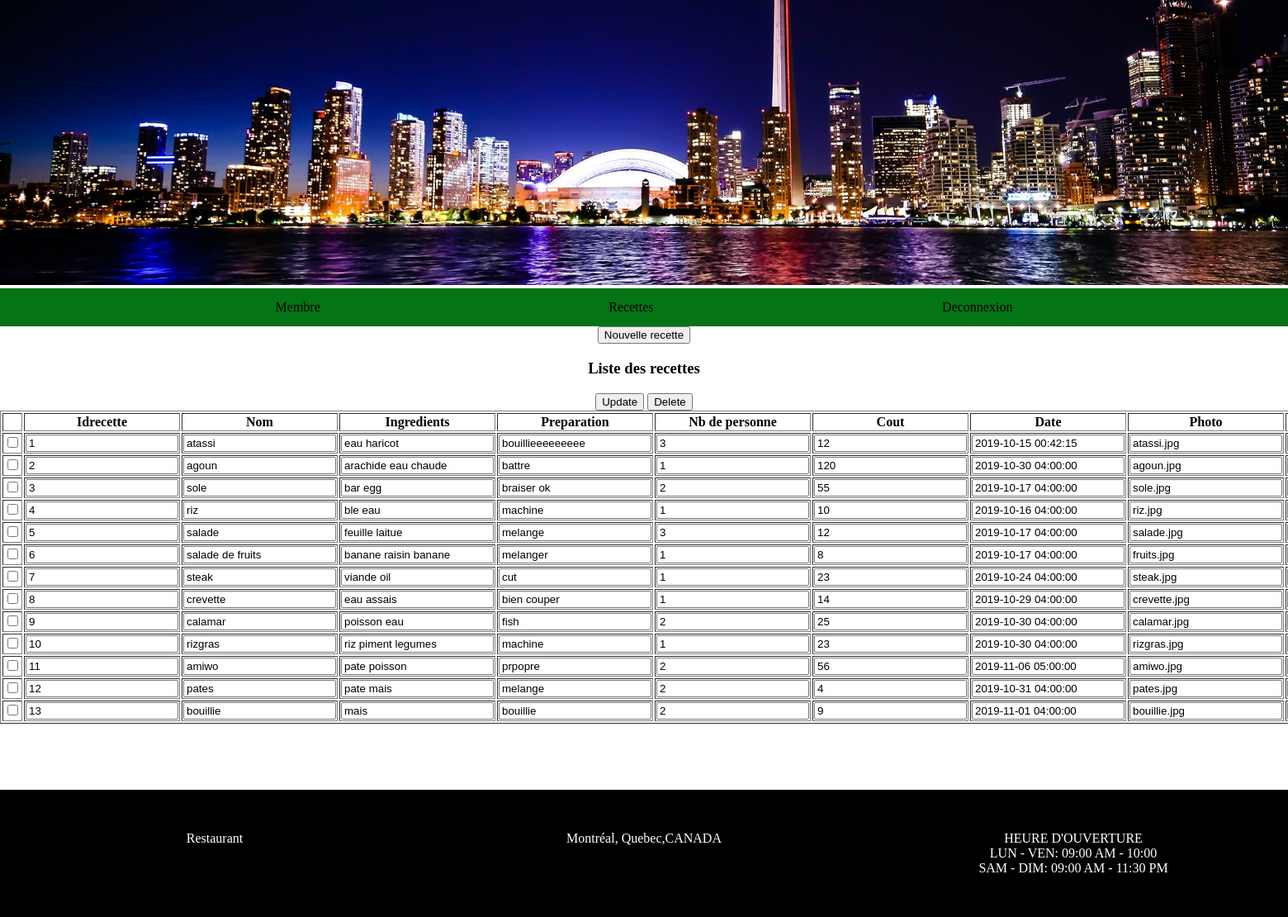
The page /admin.php?lien=recetteadmin (signed in) on the database its author committed.
### tables this page shows
CREATE TABLE `recette` (
  `idrecette` int(11) NOT NULL,
  `nom` varchar(100) NOT NULL,
  `ingredient` varchar(500) NOT NULL,
  `preparation` varchar(500) NOT NULL,
  `nombrepersonne` int(10) NOT NULL,
  `cout` decimal(10,0) NOT NULL,
  `dateinscrite` timestamp NOT NULL DEFAULT CURRENT_TIMESTAMP ON UPDATE CURRENT_TIMESTAMP,
  `photo` varchar(100) NOT NULL,
  `idmembre` varchar(20) NOT NULL
);

### recetteadmin.php (the view, shortened to what this page needs)
<?php
include("connect.php");
echo "<form method='post'>";
echo"<a href='admin.php?lien=insrecette'><input type='button' name='ins' value='Nouvelle recette'></input></a>";
$reqlisteclient=mysqli_query($connect,"select * from recette ") or die("Erreur de requete!");
echo "<h3> Liste des recettes </h3>";
			echo"	<input type='submit' name='recette' value='Update'>
					<input type='submit' name='recette' value='Delete'>		";
echo "<table border='1'>
		<th></th>	<th> Idrecette</th>	<th>Nom </th>	<th>Ingredients </th>
	<th>Preparation </th>	<th>Nb de personne </th>	<th>Cout </th>
<th>Date </th><th> Photo</th> <th>Id membre</th>";
while($reqresultat=mysqli_fetch_row($reqlisteclient))
{
	$listeidrecette=trim($reqresultat[0]);
	$listenom=trim($reqresultat[1]);
	$listeingredient=trim($reqresultat[2]);
	$listeprepa=trim($reqresultat[3]);
	$listepersonne=trim($reqresultat[4]);
	$listecout=trim($reqresultat[5]);
	$listedatenaissance=trim($reqresultat[6]);
	$listephoto=trim($reqresultat[7]);
	$listeidmembre=trim($reqresultat[8]);
	echo"<tr>
			<td><input type='checkbox' name='check[]' value='$listeidrecette'></td>
			<td><input type='text' name='idrecette[]' value='$listeidrecette'>
			<input type='hidden' name='idrecettehidden[]' value='$listeidrecette'> </td>
			<td><input type='text' name='nom[]' value='$listenom'> </td>
			<td><input type='text' name='ingredient[]' value='$listeingredient'> </td>
			<td><input type='text' name='prepa[]' value='$listeprepa'> </td>
			<td><input type='text' name='nbpersone[]' value='$listepersonne'> </td>
			<td><input type='text' name='cout[]' value='$listecout'> </td>
			<td><input type='text' name='date[]' value='$listedatenaissance'> </td>
			<td><input type='text' name='photo[]' value='$listephoto' > </td>
			<td><input type='text' name='idmembre[]' value='$listeidmembre ' > </td>
		</tr>";
}
echo "</table></form>";
?>

### style/index.css (style rules this page uses)
*, * ::before , * ::after { box-sizing: border-box; }
* { outline: none !important; }
body { margin: 0; padding: 0; font-family: cursive; }

### rows shown on the page
recette: idrecette "1", nom "atassi", ingredient "eau haricot", preparation "bouillieeeeeeeee", nombrepersonne "3", cout "12", dateinscrite "2019-10-15 00:42:15", photo "atassi.jpg"
recette: idrecette "2", nom "agoun", ingredient "arachide eau chaude", preparation "battre", nombrepersonne "1", cout "120", dateinscrite "2019-10-30 04:00:00", photo "agoun.jpg"
recette: idrecette "3", nom "sole", ingredient "bar egg", preparation "braiser ok", nombrepersonne "2", cout "55", dateinscrite "2019-10-17 04:00:00", photo "sole.jpg"
recette: idrecette "4", nom "riz", ingredient "ble eau", preparation "machine", nombrepersonne "1", cout "10", dateinscrite "2019-10-16 04:00:00", photo "riz.jpg"
recette: idrecette "5", nom "salade", ingredient "feuille laitue", preparation "melange", nombrepersonne "3", cout "12", dateinscrite "2019-10-17 04:00:00", photo "salade.jpg"
recette: idrecette "6", nom "salade de fruits", ingredient "banane raisin banane", preparation "melanger", nombrepersonne "1", cout "8", dateinscrite "2019-10-17 04:00:00", photo "fruits.jpg"
recette: idrecette "7", nom "steak", ingredient "viande oil", preparation "cut", nombrepersonne "1", cout "23", dateinscrite "2019-10-24 04:00:00", photo "steak.jpg"
recette: idrecette "8", nom "crevette", ingredient "eau assais", preparation "bien couper", nombrepersonne "1", cout "14", dateinscrite "2019-10-29 04:00:00", photo "crevette.jpg"
recette: idrecette "9", nom "calamar", ingredient "poisson eau", preparation "fish", nombrepersonne "2", cout "25", dateinscrite "2019-10-30 04:00:00", photo "calamar.jpg"
recette: idrecette "10", nom "rizgras", ingredient "riz piment legumes", preparation "machine", nombrepersonne "1", cout "23", dateinscrite "2019-10-30 04:00:00", photo "rizgras.jpg"
recette: idrecette "11", nom "amiwo", ingredient "pate poisson", preparation "prpopre", nombrepersonne "2", cout "56", dateinscrite "2019-11-06 05:00:00", photo "amiwo.jpg"
recette: idrecette "12", nom "pates", ingredient "pate mais", preparation "melange", nombrepersonne "2", cout "4", dateinscrite "2019-10-31 04:00:00", photo "pates.jpg"
recette: idrecette "13", nom "bouillie", ingredient "mais", preparation "bouillie", nombrepersonne "2", cout "9", dateinscrite "2019-11-01 04:00:00", photo "bouillie.jpg"
